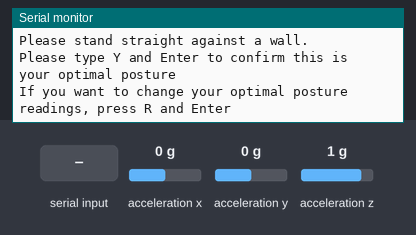
Bench run of a sketch on a simulated Arduino Nano 33 IoT. Shown: the last lines printed to the serial monitor. The test bench sets the inputs (shaded band); at power-on: acceleration x 0 g, acceleration y 0 g, acceleration z 1 g.

Above: at 0.8 s.
0.9 s: "Y" received over Serial
At 2.4 s:
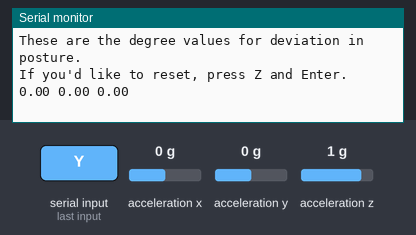
3.3 s: acceleration x set to -1.4 g
At 4.6 s:
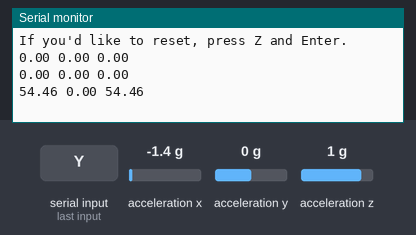
4.8 s: acceleration y set to -1.4 g
At 5.6 s:
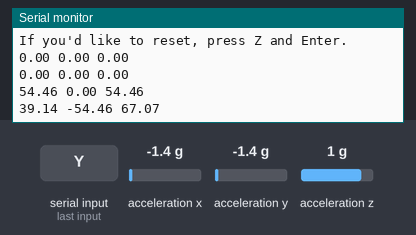
6.3 s: acceleration z set to -1.4 g
At 7.6 s:
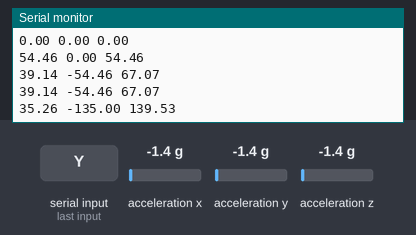
Timing chart, 0 to 8.8 s (numbered marks = the images above; inputs shaded):
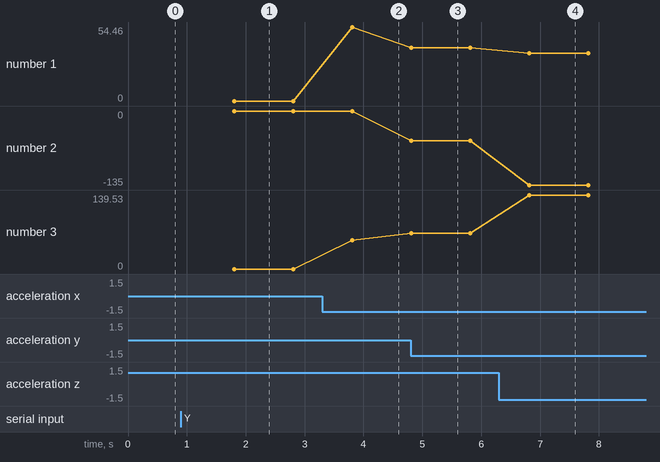

The sketch:

IMUsensorReadingprototype.ino
```cpp
#include <Arduino_LSM6DS3.h>
#include <math.h>

float basePitch = 0.0f;
float baseRoll  = 0.0f;
bool baselineSet = false;
//initial vals

static void computePitchRoll(float ax, float ay, float az, float &pitchDeg, float &rollDeg) {
  rollDeg  = atan2f(ay, az) * 180.0f / M_PI;
  pitchDeg = atan2f(-ax, sqrtf(ay * ay + az * az)) * 180.0f / M_PI;
}
//generic degree computations, main calls this every second

static void clearSerialInput() {
  while (Serial.available()) Serial.read();
}
//clears serial monitor

static void waitForUserUprightAndCalibrate() {
  Serial.println();
  Serial.println("I will now take your optimal posture readings.");
  Serial.println("Please stand straight against a wall.");
  Serial.println("Please type Y and Enter to confirm this is your optimal posture");
  Serial.println("If you want to change your optimal posture readings, press R and Enter");

  //simple prompts for the user. the user is supposed to stand against a wall, but the user has to be able to follow the directions
  //i probably could change this so that it can at least detect when the user is laying down, and say this is not the correct approach

  clearSerialInput();

  while (true) {
    if (Serial.available()) {
      char c = Serial.read();
      if (c == 'Y' || c == 'y') break;
      if (c == 'R' || c == 'r') {
        Serial.println("Taking new optimal posture readings, please press Y and Enter to confirm.");
      }
    }
  }

  const int N = 80;
  float sumPitch = 0.0f, sumRoll = 0.0f;
  //useful ints to reduce noise and unwanted signals

  Serial.println("Taking optimal posture readings, please stand still.");

  for (int i = 0; i < N; i++) {
    float ax, ay, az;

    while (!IMU.accelerationAvailable()) {}
    IMU.readAcceleration(ax, ay, az);

    float pitch, roll;
    computePitchRoll(ax, ay, az, pitch, roll);

    sumPitch += pitch;
    sumRoll  += roll;
    delay(10); // this should compute pitch and roll for every 1 second, change this val for higher or lower polling
  }

  basePitch = sumPitch / N;
  baseRoll  = sumRoll  / N;
  baselineSet = true;

  Serial.print("Readings are successful. Pitch=");
  Serial.print(basePitch, 2);
  Serial.print(" deg, Roll=");
  Serial.print(baseRoll, 2);
  Serial.println(" deg");
  Serial.println("These are the degree values for deviation in posture.");
  Serial.println("If you'd like to reset, press Z and Enter.");
  clearSerialInput();
}

void setup() {
  Serial.begin(115200);
  while (!Serial) {}

  if (!IMU.begin()) {
    Serial.println("IMU init failure, make sure you downloaded the proper libraries above.");
    while (1) {}
  }

  Serial.println("IMU good to read");
  waitForUserUprightAndCalibrate();
}
//simple tests to make sure initialization would go smoothly

void loop() {
  // Allow re-zero at any time
  if (Serial.available()) {
    char c = Serial.read();
    if (c == 'Z' || c == 'z') {
      baselineSet = false;
      waitForUserUprightAndCalibrate();
      return;
    }
  }
  //this is the reading reset. this allows the user to redo the readings.

  if (!baselineSet) return;

  float ax, ay, az;
  if (!IMU.accelerationAvailable()) return;
  IMU.readAcceleration(ax, ay, az);

  float pitch, roll;
  computePitchRoll(ax, ay, az, pitch, roll);

  float dPitch = pitch - basePitch;
  float dRoll  = roll  - baseRoll;

  //below is the formula to compute a single number to detect deviation from optimal posture
  float mag = sqrtf(dPitch * dPitch + dRoll * dRoll);


  Serial.print(dPitch, 2);
  Serial.print(" ");
  Serial.print(dRoll, 2);
  Serial.print(" ");
  Serial.println(mag, 2);

  delay(1000); // this updates every 1 second, along with the readings
}
```

Measured:
- after the input at 0.9 s, the serial monitor: prints a new line at once (image 1)
- after the input at 3.3 s, the serial monitor: prints a new line after 0.51 s (image 2)
- after the input at 4.8 s, the serial monitor: prints a new line at once (image 3)
- after the input at 6.3 s, the serial monitor: prints a new line after 0.51 s (image 4)
- plotted number 1: 0 → 54.46 after the input at 3.3 s, 54.46 → 39.14 after the input at 4.8 s, 39.14 → 35.26 after the input at 6.3 s
- plotted number 2: 0 → -54.46 after the input at 4.8 s, -54.46 → -135 after the input at 6.3 s
- plotted number 3: 0 → 54.46 after the input at 3.3 s, 54.46 → 67.07 after the input at 4.8 s, 67.07 → 139.53 after the input at 6.3 s
